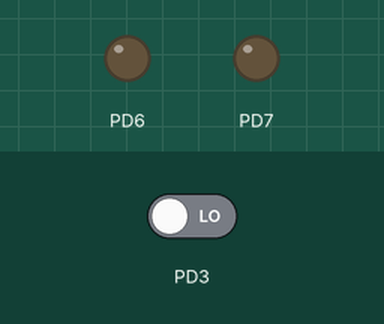
Recording of a program running on a simulated ATmega328P, built with avr-gcc and emulated at 16 MHz (the files do not name the chip). Parts: output pins drawn as LEDs (lit = HIGH). The inputs (shaded band) are chosen by the test bench; at power-on: PD3 LOW.

Above: at 1.2 s.
1.3 s: PD3 driven HIGH
At 2.2 s:
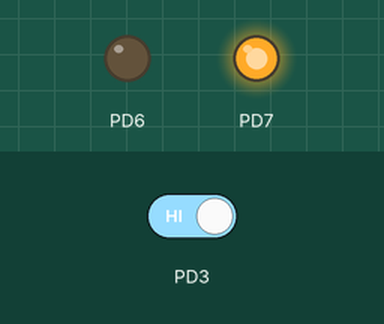
4.3 s: PD3 driven LOW
At 6.2 s:
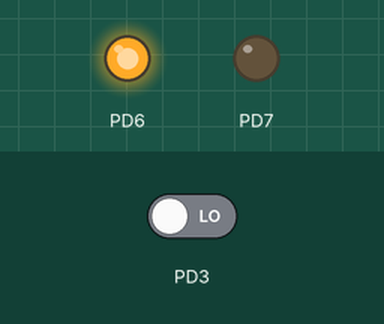
Timing chart, 0 to 7.7 s (numbered marks = the images above; inputs shaded):
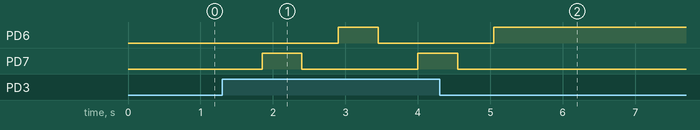

The program:

main.cpp
```cpp
#include <avr/io.h>
#define F_CPU 16000000Ul
#include <util/delay.h>


int main(void){

  DDRD &= ~(0x08);
  DDRD |= 0x40;
  DDRD |= 0x80;
  char a=1;
 // PORTD&=~(0x80);
 // PORTD&=~(0X40);

  while(1){

    if(PIND&0X08){
      _delay_ms(50);
      switch(a){
        case 1:
        _delay_ms(500);
        PORTD|=(0X80);
        a=2;
        break;
        case 2:
        _delay_ms(500);
        PORTD&=~(0X80);
        _delay_ms(500);
        PORTD|=0x40;
        a=3;
        break;
        case 3:
        _delay_ms(500);
        PORTD&=~(0X40);
        a=1;
        break;


      }


    }


  }

return 0;

}
```

Measured:
- after the input at 1.3 s, PD6: LOW → HIGH after 1.6 s, → LOW 0.55 s later; PD7: LOW → HIGH after 0.55 s, → LOW 0.55 s later, → HIGH 1.6 s later
- after the input at 4.3 s, PD6: goes on until 5.1 s, then stays HIGH; PD7: goes on until 4.6 s, then stays LOW
